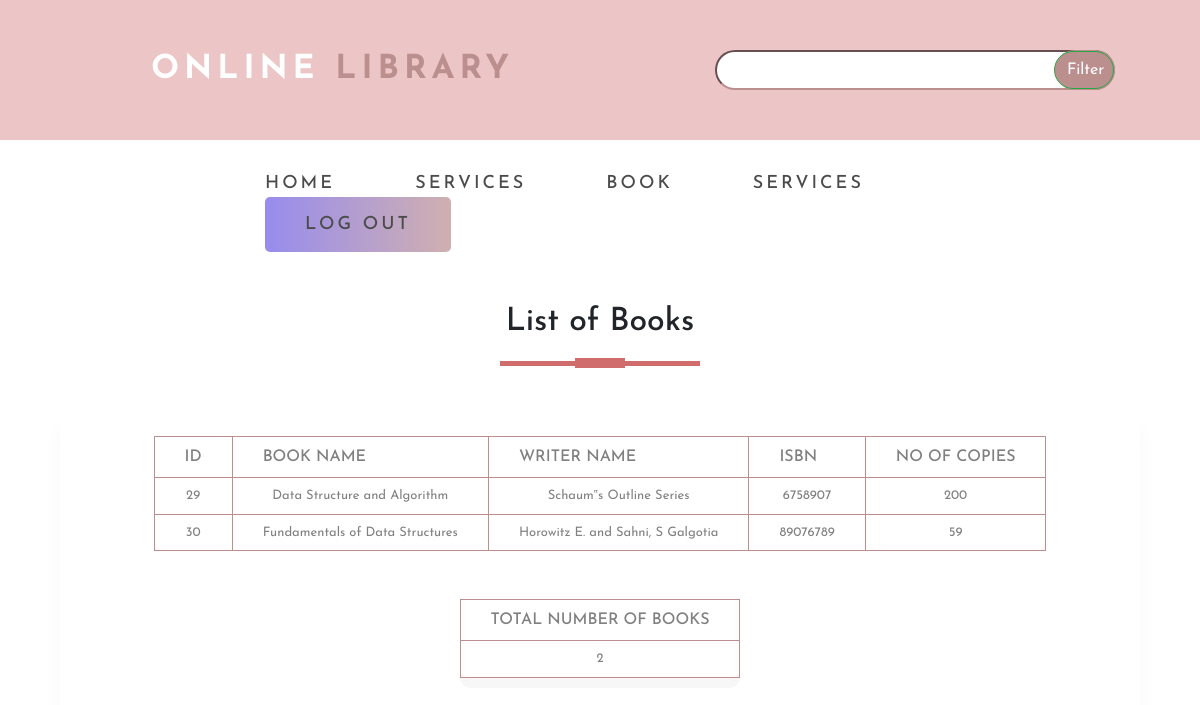
The app's page /php/ds.php with its own data.
### tables this page shows
CREATE TABLE `book1` (
  `id` int(255) NOT NULL,
  `isbn` int(255) NOT NULL,
  `name` text NOT NULL,
  `writer` text NOT NULL,
  `category` text NOT NULL,
  `image` varchar(1000) NOT NULL,
  `count` int(255) NOT NULL,
  `link` varchar(1000) NOT NULL
);

### php/ds.php (the view, shortened to what this page needs)
<!DOCTYPE html>
<html>
<head>
  <link rel="stylesheet" type="text/css" href="../css/booktype.css">
  <link rel="stylesheet" href="https://maxcdn.bootstrapcdn.com/bootstrap/4.5.2/css/bootstrap.min.css">
<link rel="stylesheet" href="https://cdnjs.cloudflare.com/ajax/libs/font-awesome/4.7.0/css/font-awesome.min.css" />
</head>
<body>
<div class="ratri">
     <div class="row">
       <div class="col-md-6">
         <div class="navbar">
         <div class="logo">
                <a href="indexnew.php">Online<span> Library</span></a>
            </div>
         </div>
       </div>
       <div class="col-md-6">
       <form action="book.php"  method="post" >
            <div class="search">
            <div class="s1">
                <div class="s2">
                    <input type="text" class="input"  name="valueToSearch" >
                    <div class="btn btn_common">
                    <input type="submit" class="btn btn-success" name="search" value="Filter">
                    </div>
                </div>
            </div>
        </div>
            </form>
       </div>
     </div>
   </div>
   <section id="nav">
     <div class="container">
     <div class="menu">
                <ul>
                    <li class="r1">
                        <a href="adminindex.php">Home</a></li>
                        <li><a href="aboutdemo.php">Services</a></li>
                       <li> <a href="book.php">Book</a></li>
                       <li> <a href="servicedemo.php">Services</a></li>
                       <li class="reg-btn"> <a href="logout.php">Log out</a></li>
                </ul>
            </div>
</section>
<div class="main-div">
    <h2 class="title text-center">List of Books</h2>
    <div class="center-div">
        <div class="table-responsive">
            <table>
                <thead>
                    <tr>
                        <th>ID</th>
                        <th>Book Name</th>
                        <th>Writer Name</th>
                        <th>ISBN</th>
                        <th>No of Copies</th>
                    </tr>
                </thead>
                <tbody>
                <?php
include 'connection.php';
$sql="select count(*) as total from book1 where category='DS'";
$result= mysqli_query($con,$sql);
while($res=mysqli_fetch_array($result))
{
  $output=$res['total'];
}
$selectquery="select * from book1 where category='DS'";
$query=mysqli_query($con,$selectquery);
while($res=mysqli_fetch_array($query))
{
    ?>
    <tr>
    <td><?php echo $res['id']?></td>
    <td><?php echo $res['name']?></td>
    <td><?php echo $res['writer']?></td>
    <td><?php echo $res['isbn']?></td>
    <td><?php echo $res['count']?></td>
</tr>
<?php
}
?>
                </tbody>
            </table>
        </div>
        <div class="container">
        <br><br>
        <table>
        <thead>
                    <tr>
                        <th>Total Number Of Books</th>
                    </tr>
                </thead>
                <tr>
                <td><?php echo $output?></td>
                </tr>
        </table>
        </div>
</div>
</div>
</body>
</html>

### css/booktype.css (style rules this page uses)
* { margin:0; padding:0; box-sizing:border-box; font-family:'Josefin Sans',sans-serif; }
table { border-collapse:collapse; background-color:#fff; box-shadow:0 10px 0 rgba(0,0,0,.03); border-radius:10px; margin:auto; }
th,td { border:1px solid rosybrown; padding:8px 30px; text-align:center; color:grey; }
th { text-transform:uppercase; font-weight:500; text-align:center; }
td { font-size:13px; }
.main-div { width:100%; height:100vh; display:flex; flex-direction:column; justify-content:center; align-items:center; }
.main-div h2 { padding:5px; margin-top:25px; text-decoration:uppercase; }
.title::before { content:''; background:#7b1798; height:5px; width:200px; margin-left:auto; margin-right:auto; display:block; transform:translateY(63px); }
.title::after { content:''; background:#7b1798; height:10px; width:50px; margin-left:auto; margin-right:auto; margin-bottom:40px; display:block; transform:translateY(17px); }
.center-div { width:90%; height:80vh; padding:20px 0 0 0; box-shadow:0 10px 20px 0 rgba(0,0,0,.03); border-radius:10px; margin:auto; }
.ratri { padding-top: 30px; padding-left: 35px; padding-right: 35px; padding-bottom: 30px; background: rgb(236, 198, 198); }
.search .input { border-color: rosybrown; background-color: #fff; }
.s1 .s2 { position: relative; width: 400px; height: 40px; margin-left: 100px; top: 20px ; font-size: 33px; font-weight: 900; text-transform: uppercase; letter-spacing: 5px; }
.s1 .s2 .input { position: absolute; top: 0; left: 0; height: 100%; width: 100%; border-radius: 20px; font-size: 18px; padding-left: 10px; }
.s1 .s2 .btn { position: absolute; top: 0; right: 0; width: 60px; height: 100%; background: rosybrown; z-index: 1; cursor: pointer; border-bottom-right-radius: 20px; border-bottom-left-radius: 20px; border-top-left-radius: 20px; border-top-right-radius: 20px; }
.navbar { width:100%; height:80px; display:flex; justify-content: space-between; }
.navbar .logo a { margin-left: 100px; font-size: 33px; font-weight: 900; text-transform: uppercase; letter-spacing: 5px; color: #fff!important; }
.navbar .logo span { font-size: 33px; color: rosybrown; }
#nav { padding-top: 30px; padding-left: 250px; }
.menu ul li { display: inline-block; }
.menu ul li a { position: relative; color: black!important; opacity: 0.7; margin-right: 75px; font-size: 18px; font-weight: 500; display: flex; align-items: center; letter-spacing: 3px; text-transform: uppercase; }
.menu ul li a:after { position:absolute; left:0; top:35px; width:100%; height:4px; background: blue; content:''; opacity: 0; transition: all 0.3s; border-radius: 6px; }
.reg-btn a { display: block; padding: 14px 40px; font-size: 20px; font-weight: 200; background-image: linear-gradient(to right,#6c5ce7, rosybrown); margin-right: 100px; letter-spacing: 1px; border-radius: 5px; transition: all 0.3s; color:#fff!important; }
.title::before { content:''; background:rgb(209, 108, 108); height:5px; width:200px; margin-left:auto; margin-right:auto; display:block; transform:translateY(63px); }
.title::after { content:''; background:rgb(209, 108, 108); height:10px; width:50px; margin-left:auto; margin-right:auto; margin-bottom:40px; display:block; transform:translateY(17px); }

### records on screen
book1: id "29", name "Data Structure and Algorithm", writer "Schaum‟s Outline Series", isbn "6758907", count "200"
book1: id "30", name "Fundamentals of Data Structures", writer "Horowitz E. and Sahni, S Galgotia", isbn "89076789", count "59"

### other values on screen
$output "2"
